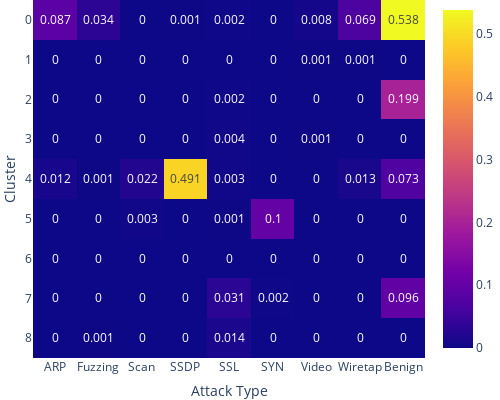

The cell this chart's notebook holds for it:
### Code cell
fig = px.imshow(combine_100, text_auto=True)
fig.update_layout(
    xaxis_title="Attack Type", yaxis_title="Cluster", margin=dict(l=0, r=0, t=0, b=0), width=500, height=400
)
fig.show()

### Figure 1 — Plotly figure (JSON) as saved in the notebook; plotly's stock layout.template omitted (floating-point values rounded to 4 significant figures)
{"data": [{"coloraxis": "coloraxis", "hovertemplate": "x: %{x}<br>y: %{y}<br>color: %{z}<extra></extra>", "name": "0", "texttemplate": "%{z}", "type": "heatmap", "x": ["ARP", "Fuzzing", "Scan", "SSDP", "SSL", "SYN", "Video", "Wiretap", "Benign"], "xaxis": "x", "y": [0, 1, 2, 3, 4, 5, 6, 7, 8], "yaxis": "y", "z": [[0.087, 0.034, 0, 0.001, 0.002, 0, 0.008, 0.069, 0.538], [0, 0, 0, 0, 0, 0, 0.001, 0.001, 0], [0, 0, 0, 0, 0.002, 0, 0, 0, 0.199], [0, 0, 0, 0, 0.004, 0, 0.001, 0, 0], [0.012, 0.001, 0.022, 0.491, 0.003, 0, 0, 0.013, 0.073], [0, 0, 0.003, 0, 0.001, 0.1, 0, 0, 0], [0, 0, 0, 0, 0, 0, 0, 0, 0], [0, 0, 0, 0, 0.031, 0.002, 0, 0, 0.096], [0, 0.001, 0, 0, 0.014, 0, 0, 0, 0]]}], "layout": {"coloraxis": {"colorscale": [[0, "#0d0887"], [0.1111, "#46039f"], [0.2222, "#7201a8"], [0.3333, "#9c179e"], [0.4444, "#bd3786"], [0.5556, "#d8576b"], [0.6667, "#ed7953"], [0.7778, "#fb9f3a"], [0.8889, "#fdca26"], [1, "#f0f921"]]}, "height": 400, "margin": {"b": 0, "l": 0, "r": 0, "t": 0}, "width": 500, "xaxis": {"anchor": "y", "constrain": "domain", "domain": [0, 1], "scaleanchor": "y", "title": {"text": "Attack Type"}}, "yaxis": {"anchor": "x", "autorange": "reversed", "constrain": "domain", "domain": [0, 1], "title": {"text": "Cluster"}}}}
